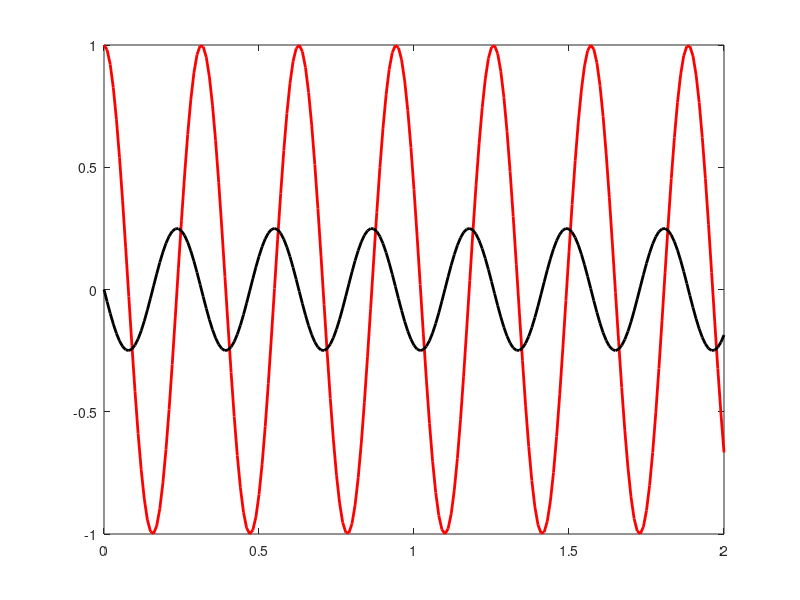
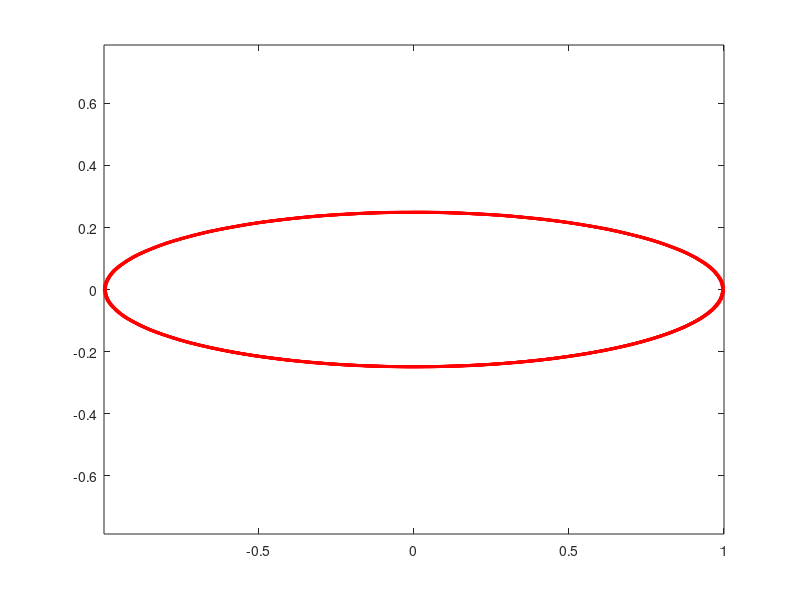

These figures' MATLAB source, in order:

%Fourth Order Runge-Kutta for N-Dimensional Systems
clear all; hold off; clc; close all;

%*****Alter the following four lines for your problem
Total_Equations = 2;  %Solve this number of simultaneous equations
H = 0.01;  %Time increment
Final_Time = 2;   %Final time value for calculation
Initial_Conditions = [1 0];  %Initial condition vector must be length of Total_Equations
%*****

Last = Final_Time/H + 1;  %Last time step
Time = H*[0:Last-1];  %Time vector
WTS = [1 2 2 1];  %Runge-Kutta Coefficient weights
for NU = 1:Total_Equations;  %Initialize
	X(NU, :) = zeros(1, Last);  %Vector to store response of Neuron #1
	K(NU, :) = zeros(1, 4);  %Runge-Kutta terms	
	Weights(NU, :) = WTS;  %Make into matrix for efficiency in main loop
end;
X(:, 1) = Initial_Conditions';
Wt2 = [0 .5 .5 1];  %Second set of RK weights
rkIndex = [1 1 2 3];
Stim = 0;
T1 = clock;
for T = 2:Last;
  for rk = 1:4  %Fourth Order Runge-Kutta
	XH = X(:, T-1) + K(:, rkIndex(rk))*Wt2(rk);
	Tme =Time(T-1) + Wt2(rk)*H;  %Time upgrade
	
	K(1, rk) = H/0.1*(8*XH(2));	%Your Equation Here
 	K(2, rk) = H/0.4*(-2*XH(1));  %Your Equation Here
	
 end;
	X(:, T) = X(:, T-1) + sum((Weights.*K)')'/6;  %Most efficient with weight matrix
end;
TrueSol = 2*Time.*exp(-Time/20);
Calculation_Time = etime(clock, T1)
whitebg('w');
figure(1); Za = plot(Time, X(1, :), 'r', Time, X(2, :), '-k'); set(Za, 'LineWidth', 2)
Approximation = X(1, Last)
figure(2), SSp = plot(X(1,:), X(2, :), 'r-'); set(SSp, 'LineWidth', 2); axis equal
